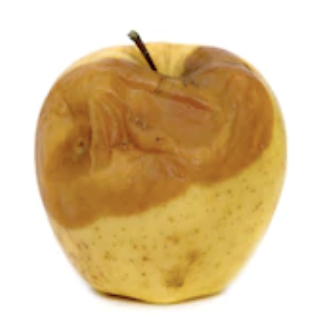
#> input picture dataApel/Busuk/busuk  (1).png, 316 x 326 px; its folder holds only this picture in this run
$ jupyter execute --allow-errors percobaan_3.ipynb   (older library calls are emulated)
#> lines starting #> are read from the running program, lines starting #| are printed output that depends on the picture
# KLASIFIKASI CITRA BUAH APEL SEGAR DAN BUAH APEL BUSUK
---

## Nama Anggota
---

### Farid Nanda Syauqi          : F1D02310050
### Sucitasari Rahmadani        : F1D02310138
### Muhammad Alfath Mavianza    : F1D02310077
### Alysa Meliana               : F1D02310035
---

# IMPORT LIBRARY
Bagian kode ini mengimpor berbagai library yang dibutuhkan untuk proses klasifikasi citra buah apel segar dan busuk. Library seperti `os` digunakan untuk manajemen file, `cv2` (OpenCV) untuk membaca dan memproses citra, serta `matplotlib.pyplot` dan `seaborn` untuk visualisasi. `numpy` dan `pandas` digunakan untuk manipulasi data numerik dan tabular. Proses pembagian data, pelatihan, dan validasi model dilakukan dengan `scikit-learn`, yang juga menyediakan algoritma klasifikasi seperti Random Forest, SVM, dan KNN, serta metrik evaluasi seperti akurasi, precision, recall, dan F1-score. Selain itu, `skimage.feature` digunakan untuk ekstraksi fitur tekstur menggunakan GLCM (gray-level co-occurrence matrix), dan `scipy.stats` digunakan untuk menghitung entropi citra sebagai salah satu fitur statistik.

[cell 1]
import os
import cv2 as cv
import matplotlib.pyplot as plt
import numpy as np
import pandas as pd
from sklearn.model_selection import train_test_split, cross_val_predict
from sklearn.metrics import accuracy_score, classification_report
from skimage.feature import graycomatrix, graycoprops
from scipy.stats import entropy
from sklearn.ensemble import RandomForestClassifier
from sklearn.svm import SVC
from sklearn.neighbors import KNeighborsClassifier
from sklearn.metrics import accuracy_score, precision_score, recall_score, f1_score, confusion_matrix, classification_report
from sklearn.metrics import (confusion_matrix, ConfusionMatrixDisplay)
import seaborn as sns
from sklearn.discriminant_analysis import LinearDiscriminantAnalysis as LDA
from sklearn.preprocessing import LabelEncoder

# Data Loading
Kode ini digunakan untuk membaca dataset citra apel dari folder bernama `dataApel`, yang berisi subfolder sesuai dengan label kelas (misalnya "Segar" dan "Busuk"). Untuk setiap gambar dalam subfolder, gambar dibaca menggunakan OpenCV dan dikonversi menjadi citra grayscale. Gambar yang berhasil dibaca disimpan dalam list `data`, sedangkan label kelasnya (nama subfolder) dimasukkan ke dalam list `labels`, dan nama file-nya (tanpa ekstensi) dimasukkan ke dalam `file_name`. Setelah seluruh data diproses, ketiga list tersebut diubah menjadi array NumPy untuk memudahkan proses selanjutnya seperti ekstraksi fitur atau pelatihan model.

[cell 2]
data = []
labels = []
file_name = []

for sub_folder in sorted(os.listdir("dataApel")):
    folder_path = os.path.join("dataApel", sub_folder)
    if not os.path.isdir(folder_path):
        continue

    for filename in sorted(os.listdir(folder_path)):
        img_path = os.path.join(folder_path, filename)
        img = cv.imread(img_path)
#> img is the input picture: shape (326, 316, 3); mean B, G, R 154, 195.4, 220.3

        if img is None:
            print(f"Gagal membaca gambar: {img_path}")
            continue

        img = cv.cvtColor(img, cv.COLOR_BGR2GRAY)
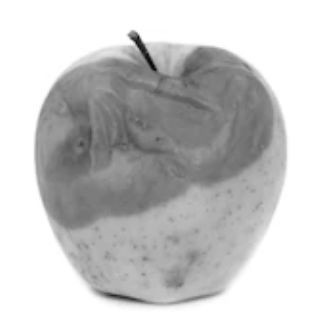
#> img: shape (326, 316); min 8, max 255, mean 198.1
        data.append(img)
        labels.append(sub_folder)
        file_name.append(os.path.splitext(filename)[0])

data = np.array(data, dtype=object)
labels = np.array(labels)
file_name = np.array(file_name)

## Data Understanding
Kode ini digunakan untuk melakukan *data understanding* dengan cara menganalisis distribusi jumlah gambar pada setiap label dalam dataset. Pertama, kode menghitung jumlah kemunculan masing-masing label menggunakan `np.unique` dengan opsi `return_counts=True`, lalu mengurutkan label dan jumlahnya agar lebih rapi saat divisualisasikan. Visualisasi dilakukan menggunakan grafik batang (bar chart) untuk menampilkan jumlah gambar per label, lengkap dengan rotasi label agar mudah dibaca. Setelah itu, informasi jumlah total data, jumlah label unik, dan distribusi data per label dicetak ke terminal untuk memberikan gambaran umum tentang keseimbangan kelas dalam dataset citra apel yang digunakan.

[cell 3]
unique_labels, counts = np.unique(labels, return_counts=True)

sorted_indices = np.argsort(unique_labels)
sorted_labels = unique_labels[sorted_indices]
sorted_counts = counts[sorted_indices]

plt.figure(figsize=(6, 4))
plt.bar(sorted_labels, sorted_counts)
plt.xticks(rotation=45)
plt.ylabel("Jumlah Gambar")
plt.title("Distribusi Data per Label")
plt.tight_layout()
plt.show()
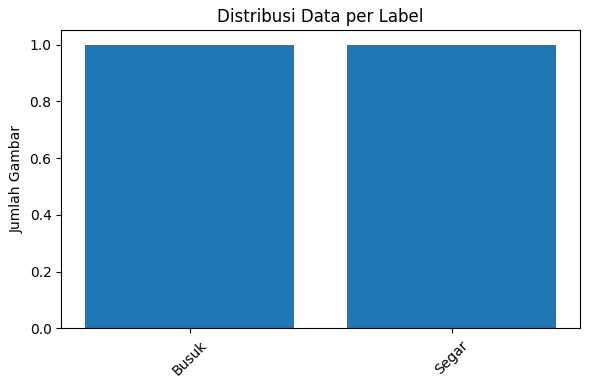
#> figure drawn by matplotlib, 1 panel

print("Jumlah total data:", len(labels))
print("Jumlah label unik:", len(np.unique(labels)))
print("Distribusi label:")
for label, count in zip(sorted_labels, sorted_counts):
    print(f"  {label}: {count} file")

## Sampel Data
Kode ini digunakan untuk menampilkan contoh visual dari citra apel berdasarkan labelnya guna mendukung proses *data understanding*. Pertama, dibuat daftar label unik dan dictionary `label_to_images` untuk menyimpan hingga maksimal 5 gambar dari setiap label. Kemudian, kode mengisi dictionary tersebut dengan citra dari dataset sesuai labelnya. Terakhir, untuk setiap label, ditampilkan hingga lima gambar dalam satu baris menggunakan subplot, sehingga memudahkan dalam mengenali karakteristik visual dari masing-masing kelas (misalnya perbedaan antara apel segar dan busuk). Visualisasi ini membantu dalam memahami variasi citra yang dimiliki setiap kelas sebelum masuk ke tahap preprocessing dan klasifikasi.

[cell 4]
# Misal label uniknya seperti ini:
unique_labels = list(set(labels))

# Menyimpan gambar per label
label_to_images = {label: [] for label in unique_labels}

# Kumpulkan maksimal 5 gambar per label
for img, label in zip(data, labels):
    if len(label_to_images[label]) < 5:
        label_to_images[label].append(img)
#> this loop made 2 passes
#> label on passes 1 to 2: 'Busuk', 'Segar'

# Tampilkan gambar-gambar tersebut
for label in unique_labels:
    fig, axs = plt.subplots(1, 5, figsize=(15, 3))
    fig.suptitle(f'Label: {label}', fontsize=16)

    for i in range(5):
        if i < len(label_to_images[label]):
            axs[i].imshow(label_to_images[label][i], cmap='gray')
            axs[i].axis('off')
        else:
            axs[i].axis('off')  # Kosong jika kurang dari 5 data

    plt.show()

# DATA PREPARATION
## Data Augmentation
Kode ini mendefinisikan dua fungsi untuk augmentasi citra grayscale, yaitu `flip` dan `rotate`. Fungsi `flip` digunakan untuk membalik citra berdasarkan sumbu tertentu, yaitu `'x'` untuk membalik secara vertikal dan `'y'` untuk horizontal, dengan cara menyalin piksel ke posisi yang terbalik berdasarkan sumbu yang dipilih. Sementara itu, fungsi `rotate` digunakan untuk memutar citra sebesar sudut tertentu (dalam derajat) terhadap titik pusat citra. Fungsi ini menghitung posisi piksel baru dengan menggunakan rumus rotasi dua dimensi dan menyalin nilai piksel dari koordinat asal ke hasil rotasi jika berada dalam batas citra. Kedua fungsi ini penting untuk menambah variasi data latih dalam proses klasifikasi agar model menjadi lebih robust terhadap rotasi dan orientasi objek.

[cell 5]
def flip(frag, mirror):

    sumbu = mirror

    baris, kolom = frag.shape

    flip = np.zeros_like(frag)

    for i in range(baris):
        for j in range(kolom):
            new_baris = baris - i - 1
            new_kolom = kolom - j - 1

            if(sumbu == 'y'): flip[i, new_kolom] = frag[i, j]

            elif(sumbu == 'x'): flip[new_baris, j] = frag[i, j]

    return flip

def rotate(frag, derajat):

    y, x = frag.shape

    angle = -np.radians(derajat)

    pusat_x = x / 2
    pusat_y = y / 2

    rotasi = np.zeros_like(frag)

    for i in range(y):
        for j in range(x):
            new_x = j - pusat_x
            new_y = i - pusat_y

            new_kolom = int(new_x * np.cos(angle) - new_y * np.sin(angle) + pusat_x)
            new_baris = int(new_x * np.sin(angle) + new_y * np.cos(angle) + pusat_y)

            if 0 <= new_baris < y and 0 <= new_kolom < x:
                rotasi[i, j] = frag[new_baris, new_kolom]

    return rotasi

## Augmentasi Label dengan Data yang Minim
Kode ini melakukan augmentasi data secara selektif hanya pada citra dengan label 'Segar', guna menyeimbangkan jumlah data antar kelas atau meningkatkan keberagaman data latih. Pertama, citra asli beserta label dan nama file dimasukkan ke dalam list hasil augmentasi. Jika labelnya adalah 'Segar', maka citra akan mengalami tiga jenis augmentasi tambahan: pembalikan horizontal (flip sumbu-Y), pembalikan vertikal (flip sumbu-X), dan rotasi sebesar 15 derajat searah jarum jam. Setiap hasil augmentasi dimasukkan kembali ke dalam list data_augmented beserta label dan nama file yang telah diperbarui untuk menandai jenis transformasi yang dilakukan. Pendekatan ini membantu memperkaya variasi data kelas 'Segar' agar model klasifikasi lebih mampu mengenali pola yang berbeda dari kelas tersebut.

[cell 6]
# Augmentasi hanya pada label 'segar'
data_augmented = []
labels_augmented = []
paths_augmented = []
file_name_augmented = []

for i in range(len(data)):
    original = data[i]
    label = labels[i]
    name = file_name[i]

    # Tambahkan gambar asli
    data_augmented.append(original)
    labels_augmented.append(label)
    file_name_augmented.append(f"{name}_original")
    paths_augmented.append("")

    # Lakukan augmentasi jika labelnya 'segar'
    if label == 'Segar':
        # Flip horizontal
        flipped_y = flip(original, 'y')
        data_augmented.append(flipped_y)
        labels_augmented.append(label)
        file_name_augmented.append(f"{name}_flipY")
        paths_augmented.append("")

        # Flip vertical
        flipped_x = flip(original, 'x')
        data_augmented.append(flipped_x)
        labels_augmented.append(label)
        file_name_augmented.append(f"{name}_flipX")
        paths_augmented.append("")

        # Rotasi 15 derajat
        rotated_15 = rotate(original, 15)
        data_augmented.append(rotated_15)
        labels_augmented.append(label)
        file_name_augmented.append(f"{name}_rot15")
        paths_augmented.append("")
#> this loop made 2 passes
#> (label, name) on pass 1: ('Busuk', 'busuk  (1)')
#> pass 2, `flipped_y = flip(original, 'y')`:
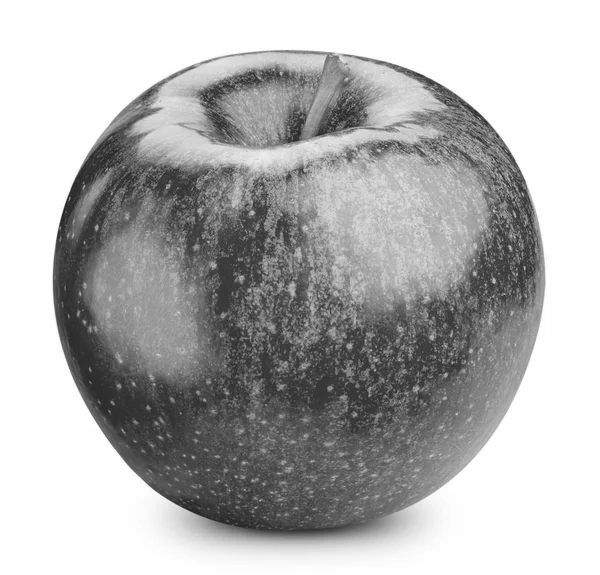
#> flipped_y: shape (575, 600); min 32, max 255, mean 179
#> pass 2, `flipped_x = flip(original, 'x')`:
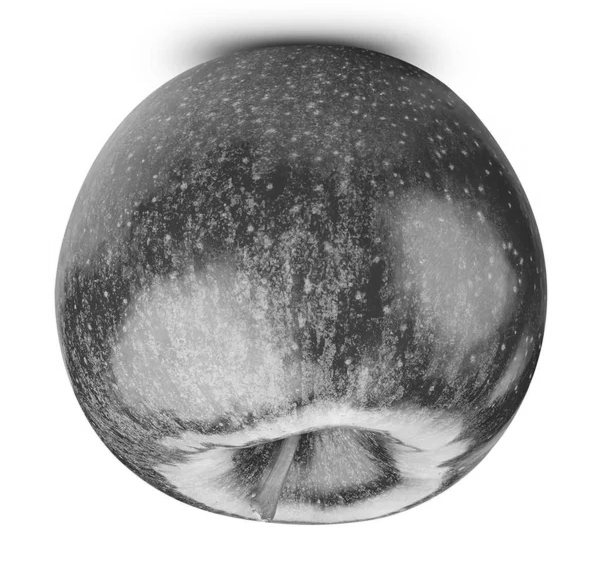
#> flipped_x: shape (575, 600); min 32, max 255, mean 179
#> pass 2, `rotated_15 = rotate(original, 15)`:
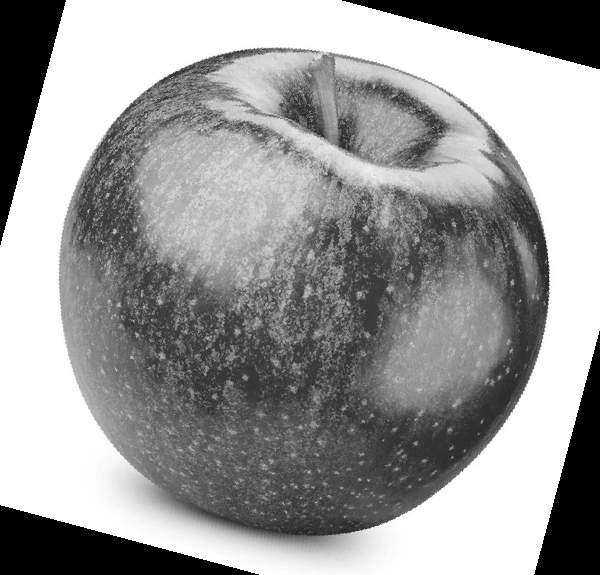
#> rotated_15: shape (575, 600); min 0, max 255, mean 153.6
#> after the loop, data_augmented = 5 items; file_name_augmented = ['busuk  (1)_original', '1 (10)_original', '1 (10)_flipY', '1 (10)_flipX', '1 (10)_rot15']; labels_augmented = ['Busuk', 'Segar', 'Segar', 'Segar', 'Segar']; paths_augmented = ['', '', '', '', '']

## Data Understanding
Kode ini digunakan untuk melakukan *data understanding* dengan cara menganalisis distribusi jumlah gambar pada setiap label dalam dataset. Pertama, kode menghitung jumlah kemunculan masing-masing label menggunakan `np.unique` dengan opsi `return_counts=True`, lalu mengurutkan label dan jumlahnya agar lebih rapi saat divisualisasikan. Visualisasi dilakukan menggunakan grafik batang (bar chart) untuk menampilkan jumlah gambar per label, lengkap dengan rotasi label agar mudah dibaca. Setelah itu, informasi jumlah total data, jumlah label unik, dan distribusi data per label dicetak ke terminal untuk memberikan gambaran umum tentang keseimbangan kelas dalam dataset citra apel yang digunakan.

[cell 7]
unique_labels, counts = np.unique(labels_augmented, return_counts=True)
#> counts = [1, 4]

sorted_indices = np.argsort(unique_labels)
#> sorted_indices = [0, 1]
sorted_labels = unique_labels[sorted_indices]
sorted_counts = counts[sorted_indices]
#> sorted_counts = [1, 4]

plt.figure(figsize=(6, 4))
plt.bar(sorted_labels, sorted_counts)
plt.xticks(rotation=45)
plt.ylabel("Jumlah Gambar")
plt.title("Distribusi Data per Label (Setelah Augmentasi)")
plt.tight_layout()
plt.show()
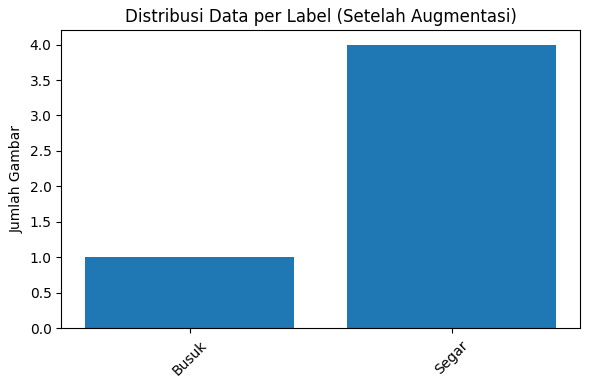
#> figure drawn by matplotlib, 1 panel

print("Jumlah total data setelah augmentasi:", len(labels_augmented))
#| Jumlah total data setelah augmentasi: 5
print("Jumlah label unik:", len(np.unique(labels_augmented)))
#| Jumlah label unik: 2
print("Distribusi label:")
for label, count in zip(sorted_labels, sorted_counts):
    print(f"  {label}: {count} file")
#> this loop made 2 passes
#> (label, count) on passes 1 to 2: ('Busuk', 1), ('Segar', 4)
#> (printed output is left out)

## Sampel Data Hasil Augmentasi
Kode ini mencari dan menampilkan contoh visual augmentasi dari satu citra asli dengan label `'Segar'`. Pertama, kode mencari indeks gambar yang memiliki label target `'Segar'`. Jika ditemukan, satu gambar asli diambil kemudian dilakukan tiga jenis augmentasi: flip vertikal (flip X), flip horizontal (flip Y), dan rotasi sebesar 15 derajat. Keempat citra—gambar asli dan ketiga hasil augmentasi—kemudian ditampilkan berdampingan menggunakan subplot agar mudah dibandingkan secara visual. Visualisasi ini membantu memverifikasi bahwa augmentasi berhasil dilakukan dan memberikan gambaran bagaimana variasi citra yang dihasilkan dari proses augmentasi tersebut.

[cell 8]
label_target = 'Segar'

# Cari indeks gambar asli dengan label target
original_indices = [i for i, lbl in enumerate(labels) if lbl == label_target]
#> original_indices = [1]

if not original_indices:
    print(f"Tidak ada gambar dengan label '{label_target}' di data asli.")
else:
    # Ambil satu gambar asli
    img_ori = data[original_indices[0]]

    # Buat hasil augmentasi dari gambar asli
    flip_x_img = flip(img_ori, 'x')
    flip_y_img = flip(img_ori, 'y')
    rotate_img = rotate(img_ori, 15)  # contoh rotate 15 derajat

    # Plot gambar asli dan hasil augmentasi
    plt.figure(figsize=(12, 3))

    plt.subplot(1, 4, 1)
    plt.imshow(img_ori, cmap='gray')
    plt.title('Original')
    plt.axis('off')

    plt.subplot(1, 4, 2)
    plt.imshow(flip_x_img, cmap='gray')
    plt.title('Flip X')
    plt.axis('off')

    plt.subplot(1, 4, 3)
    plt.imshow(flip_y_img, cmap='gray')
    plt.title('Flip Y')
    plt.axis('off')

    plt.subplot(1, 4, 4)
    plt.imshow(rotate_img, cmap='gray')
    plt.title('Rotate 15°')
    plt.axis('off')

    plt.tight_layout()
    plt.show()

## Preprocessing
pada percobaan ketiga ini, kami menggunakan 4 buah preprocessing yaitu grayscale, resize, median filter, dan normalisasi.

1. Grayscale : Grayscale kami gunakan untuk menyederhanakan informasi warna pada gambar menjadi satu kanal intensitas. Dengan mengubah citra berwarna menjadi citra grayscale, proses komputasi menjadi lebih ringan dan fokus analisis lebih tertuju pada bentuk, pola, dan tekstur dibandingkan informasi warna. Ini sangat berguna terutama pada dataset yang tidak terlalu bergantung pada warna untuk klasifikasi.

2. Resize : Setelah diubah ke grayscale, gambar kemudian di-resize ke dimensi yang seragam menggunakan metode nearest neighbor. Tujuan utama dari proses ini adalah untuk menyeragamkan ukuran seluruh gambar dalam dataset sehingga dapat diproses oleh model secara konsisten. Resize juga membantu menyesuaikan dimensi gambar dengan input layer dari model machine learning atau deep learning yang digunakan.

3. Median Filter : Tahapan selanjutnya adalah penerapan median filter untuk mengurangi noise yang mungkin terdapat pada citra. Filter ini efektif dalam menghilangkan noise impuls (seperti salt and pepper noise) dengan tetap mempertahankan tepi dan detail penting dari gambar. Filter bekerja dengan menggantikan setiap piksel dengan nilai median dari lingkungan tetangganya, sehingga hasil akhirnya lebih bersih dan stabil untuk diproses lebih lanjut.

4. Normalisasi : setelah melalui semua proses preprocessing, gambar kemudian melalui proses terakhir yaitu normalisasi. normalisasi citra ini dilakukan untuk mengembalikan rentang nilai kembali kedalam rentang 0-255. tentunya setelah melalui banyaknya tahap preprocessing, terkadang terdapat nilai intensitas piksel yang keluar dari rentang 0-255. disitulah fungsi dari normalisasi ini.

[cell 9]
def resize(img, baris_baru, kolom_baru):
    baris_asli, kolom_asli = img.shape

    resized_img = np.zeros((baris_baru, kolom_baru), dtype=np.uint8)

    for i in range(baris_baru):
        for j in range(kolom_baru):
            x = int(i * baris_asli / baris_baru)
            y = int(j * kolom_asli / kolom_baru)

            x = min(x, baris_asli - 1)
            y = min(y, kolom_asli - 1)

            resized_img[i, j] = img[x, y]

    return resized_img

def normalisasi(img):
    baris, kolom = img.shape
    canvas = np.zeros_like(img)

    min_value = np.min(img)
    max_value = np.max(img)
    rentang = max_value - min_value

    for i in range(baris):
        for j in range(kolom):
            canvas[i,j] = ((img[i,j] - min_value)/rentang) * 255

    canvas = canvas.astype(np.uint8)
    return canvas

def median_filter(img, x, y):
    baris, kolom = img.shape
    padding_x = x//2
    padding_y = y//2
    canvas1 = np.zeros_like(img, dtype=img.dtype)
    canvas2 = np.pad(img, ((padding_x, padding_x), (padding_y, padding_y)), mode='edge')

    for i in range(baris):
        for j in range(kolom):
            window = canvas2[i:i+x, j:j+y]
            median = np.median(window)
            canvas1[i, j] = median

    return canvas1

## Preprocessing
Kode berikut melakukan preprocessing terhadap setiap gambar dalam `data_augmented` dengan empat tahapan utama, yaitu grayscale, resize, median filter, dan normalisasi. Gambar pertama-tama diubah kedalam format frayscale untuk memudahkan preprocessing. Gambar kemudian diubah ukurannya menjadi 200×200 piksel menggunakan metode nearest neighbor agar seluruh data memiliki dimensi yang konsisten. Selanjutnya, median filter 3×3 diterapkan guna mengurangi noise tanpa menghilangkan detail penting pada citra. gambar kemudian dilakukan proses normalisasi untuk mengembalikan rentang nilai kembali ke rentang 0-255 setelah melalui semua proses preprocessing. Seluruh hasil dari proses ini disimpan dalam list dataPreprocessed sebagai data siap pakai untuk tahap ekstraksi fitur dan klasifikasi berikutnya.

[cell 10]
kernel = np.array([
    [0,0,1,1,1],
    [0,0,1,1,1],
    [1,1,1,1,1],
    [1,1,1,0,0],
    [1,1,1,0,0],
])

dataPreprocessed = []
for i in range(len(data_augmented)):
    img = data_augmented[i]

    img_resize = resize(img, 200, 200)

    img_filter = median_filter(img_resize, 3, 3)

    img_tr = normalisasi(img_filter)

    dataPreprocessed.append(img_tr)
#> this loop made 5 passes
#> (baris_asli in resize, kolom_asli in resize, min_value in normalisasi, rentang in normalisasi) on passes 1 to 5: (326, 316, 19, 236), (575, 600, 46, 209), (575, 600, 45, 210), (575, 600, 45, 210), (575, 600, 0, 255)
#> pass 1, in median_filter, `canvas2 = np.pad(img, ((padding_x, padding_x), (padding_y, padding_y))..`:
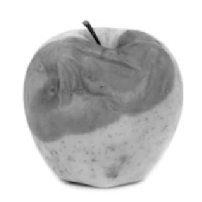
#> canvas2: shape (202, 202); min 8, max 255, mean 199.3
#> after the loop:
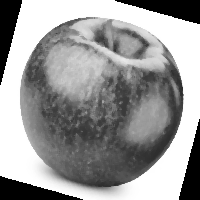
#> img_filter: shape (200, 200); min 0, max 255, mean 153.1
#> after the loop, dataPreprocessed = 5 items
#> (the rest of the program and of its run is left out)
